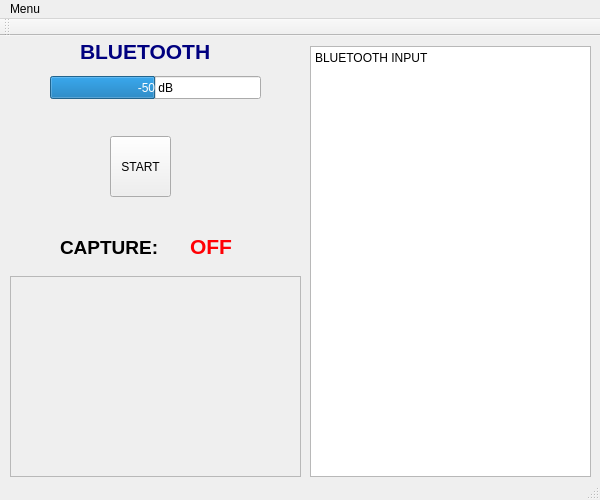
<?xml version="1.0" encoding="UTF-8"?>
<ui version="4.0">
 <class>MainWindow</class>
 <widget class="QMainWindow" name="MainWindow">
  <property name="geometry">
   <rect>
    <x>0</x>
    <y>0</y>
    <width>600</width>
    <height>500</height>
   </rect>
  </property>
  <property name="windowTitle">
   <string>FMM-Desktop APP</string>
  </property>
  <property name="windowOpacity">
   <double>1.000000000000000</double>
  </property>
  <widget class="QWidget" name="centralWidget">
   <widget class="QPlainTextEdit" name="plainTextEdit">
    <property name="enabled">
     <bool>true</bool>
    </property>
    <property name="geometry">
     <rect>
      <x>310</x>
      <y>10</y>
      <width>281</width>
      <height>431</height>
     </rect>
    </property>
    <property name="undoRedoEnabled">
     <bool>false</bool>
    </property>
    <property name="readOnly">
     <bool>true</bool>
    </property>
    <property name="plainText">
     <string>BLUETOOTH INPUT</string>
    </property>
   </widget>
   <widget class="QGraphicsView" name="graphicsView">
    <property name="enabled">
     <bool>false</bool>
    </property>
    <property name="geometry">
     <rect>
      <x>10</x>
      <y>240</y>
      <width>291</width>
      <height>201</height>
     </rect>
    </property>
   </widget>
   <widget class="QLabel" name="capture">
    <property name="geometry">
     <rect>
      <x>60</x>
      <y>200</y>
      <width>101</width>
      <height>21</height>
     </rect>
    </property>
    <property name="text">
     <string>&lt;html&gt;&lt;head/&gt;&lt;body&gt;&lt;p&gt;&lt;span style=&quot; font-size:14pt; font-weight:600;&quot;&gt;CAPTURE:&lt;/span&gt;&lt;/p&gt;&lt;/body&gt;&lt;/html&gt;</string>
    </property>
    <property name="textFormat">
     <enum>Qt::RichText</enum>
    </property>
   </widget>
   <widget class="QLabel" name="status">
    <property name="geometry">
     <rect>
      <x>190</x>
      <y>190</y>
      <width>61</width>
      <height>41</height>
     </rect>
    </property>
    <property name="text">
     <string>&lt;html&gt;&lt;head/&gt;&lt;body&gt;&lt;p&gt;&lt;span style=&quot; font-size:16pt; font-weight:600; color:#ff0004;&quot;&gt;OFF&lt;/span&gt;&lt;/p&gt;&lt;/body&gt;&lt;/html&gt;</string>
    </property>
    <property name="textFormat">
     <enum>Qt::RichText</enum>
    </property>
   </widget>
   <widget class="QLabel" name="sensor">
    <property name="enabled">
     <bool>true</bool>
    </property>
    <property name="geometry">
     <rect>
      <x>10</x>
      <y>160</y>
      <width>281</width>
      <height>31</height>
     </rect>
    </property>
    <property name="text">
     <string>&lt;html&gt;&lt;head/&gt;&lt;body&gt;&lt;p align=&quot;center&quot;&gt;&lt;br/&gt;&lt;/p&gt;&lt;/body&gt;&lt;/html&gt;</string>
    </property>
   </widget>
   <widget class="QProgressBar" name="progressBar">
    <property name="geometry">
     <rect>
      <x>50</x>
      <y>40</y>
      <width>211</width>
      <height>23</height>
     </rect>
    </property>
    <property name="value">
     <number>50</number>
    </property>
    <property name="format">
     <string>-%p dB</string>
    </property>
   </widget>
   <widget class="QLabel" name="label">
    <property name="geometry">
     <rect>
      <x>80</x>
      <y>0</y>
      <width>131</width>
      <height>31</height>
     </rect>
    </property>
    <property name="text">
     <string>&lt;html&gt;&lt;head/&gt;&lt;body&gt;&lt;p&gt;&lt;span style=&quot; font-size:16pt; font-weight:600; color:#00007f;&quot;&gt;BLUETOOTH&lt;/span&gt;&lt;/p&gt;&lt;/body&gt;&lt;/html&gt;</string>
    </property>
   </widget>
   <widget class="QPushButton" name="startButton">
    <property name="geometry">
     <rect>
      <x>110</x>
      <y>100</y>
      <width>61</width>
      <height>61</height>
     </rect>
    </property>
    <property name="text">
     <string>START</string>
    </property>
   </widget>
  </widget>
  <widget class="QMenuBar" name="menuBar">
   <property name="geometry">
    <rect>
     <x>0</x>
     <y>0</y>
     <width>600</width>
     <height>21</height>
    </rect>
   </property>
   <widget class="QMenu" name="menuCLOSE">
    <property name="title">
     <string>Menu</string>
    </property>
    <addaction name="actionClose"/>
   </widget>
   <addaction name="menuCLOSE"/>
  </widget>
  <widget class="QToolBar" name="mainToolBar">
   <attribute name="toolBarArea">
    <enum>TopToolBarArea</enum>
   </attribute>
   <attribute name="toolBarBreak">
    <bool>false</bool>
   </attribute>
  </widget>
  <widget class="QStatusBar" name="statusBar"/>
  <action name="actionClose">
   <property name="text">
    <string>Close</string>
   </property>
  </action>
 </widget>
 <layoutdefault spacing="6" margin="11"/>
 <resources/>
 <connections>
  <connection>
   <sender>actionClose</sender>
   <signal>triggered()</signal>
   <receiver>MainWindow</receiver>
   <slot>close()</slot>
   <hints>
    <hint type="sourcelabel">
     <x>-1</x>
     <y>-1</y>
    </hint>
    <hint type="destinationlabel">
     <x>299</x>
     <y>249</y>
    </hint>
   </hints>
  </connection>
 </connections>
</ui>
